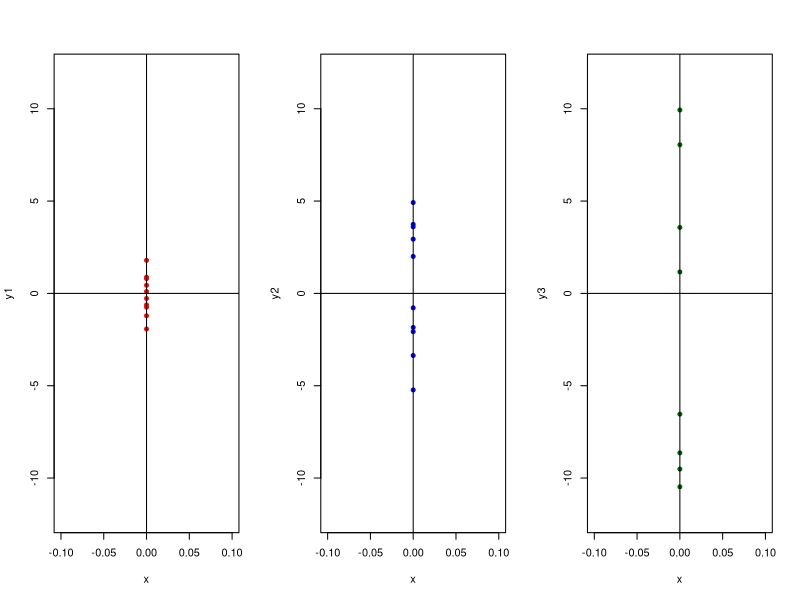
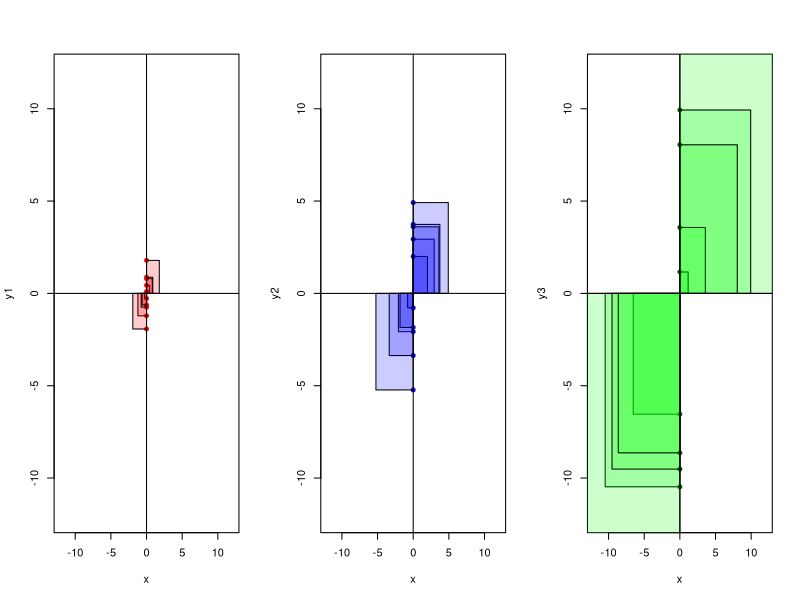
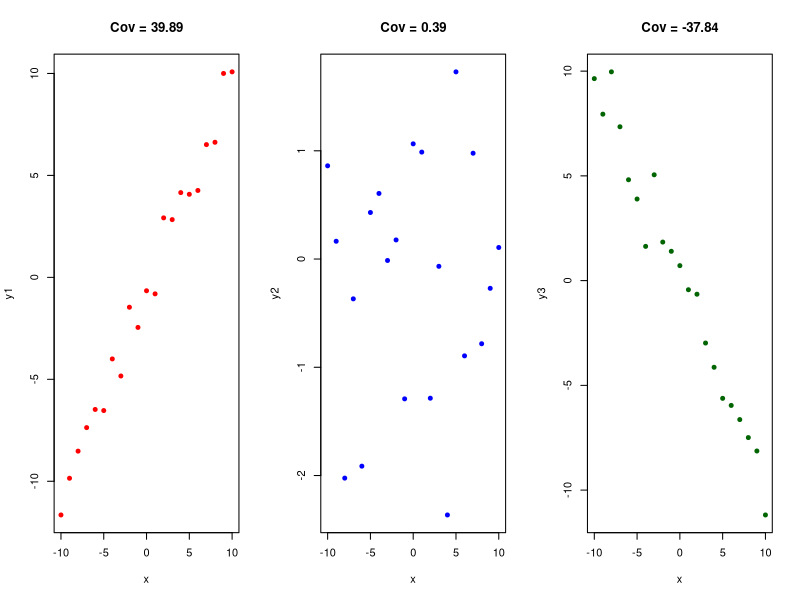
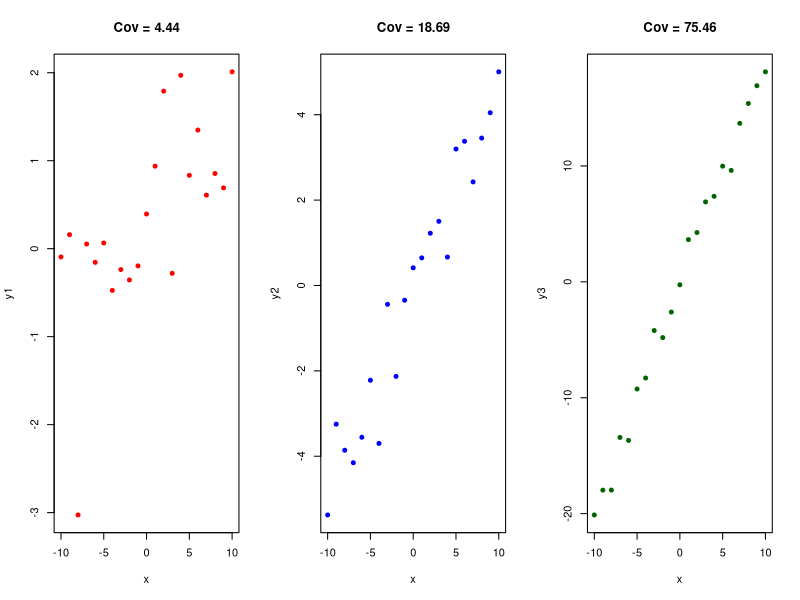
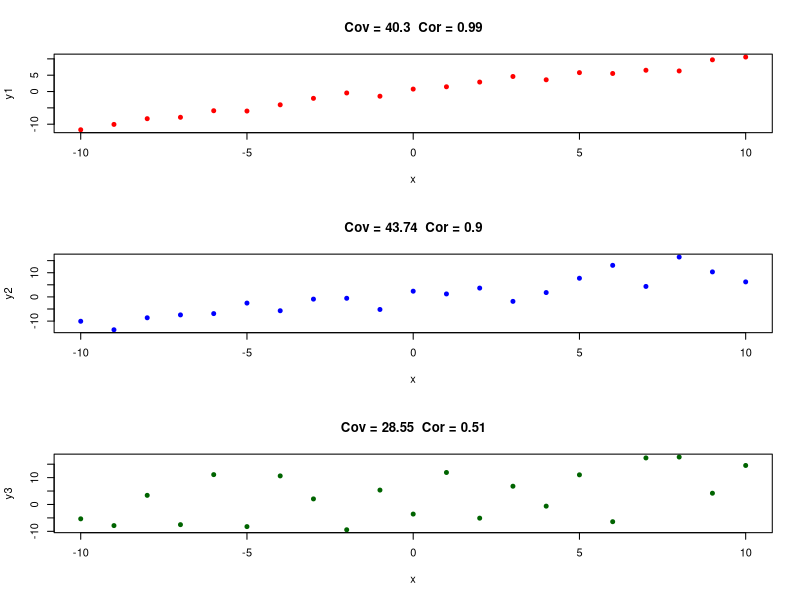

Recreate these plots in R, in order.
# ===== SwS10_complete.R =====


# Stats with Sparrows - 10

# -----------------------------
# Clear the environment & set the directory
# -----------------------------
rm(list=ls()) 

# Create three datasets with different variances (1, 10, 100)
# rnorm() requires sample size, mean, and sd
y1 <- rnorm(10, mean = 0, sd = sqrt(1))
var(y1)

y2 <- rnorm(10, mean = 0, sd = sqrt(10))
var(y2)

y3 <- rnorm(10, mean = 0, sd = sqrt(100))
var(y3)

# Create x variable for plotting
x <- rep(0, 10)

# Create 1x3 plotting window
par(mfrow = c(1, 3))

# Plot three datasets with different variances
plot(x, y1, xlim = c(-0.1, 0.1), ylim = c(-12, 12), pch = 19, cex = 0.8, col = "red")
abline(v = 0); abline(h = 0)

plot(x, y2, xlim = c(-0.1, 0.1), ylim = c(-12, 12), pch = 19, cex = 0.8, col = "blue")
abline(v = 0); abline(h = 0)

plot(x, y3, xlim = c(-0.1, 0.1), ylim = c(-12, 12), pch = 19, cex = 0.8, col = "darkgreen")
abline(v = 0); abline(h = 0)


# ----------------------------------------------------------
# VISUALIZE SUM OF SQUARED DEVIATIONS
# ----------------------------------------------------------

par(mfrow = c(1, 3))

plot(x, y1, xlim = c(-12, 12), ylim = c(-12, 12), pch = 19, cex = 0.8, col = "red")
abline(v = 0); abline(h = 0)
for (i in 1:length(y1)) {
  polygon(x = c(0, 0, y1[i], y1[i]), y = c(0, y1[i], y1[i], 0), col = rgb(1, 0, 0, 0.2))
}

# For y2
plot(x, y2, xlim = c(-12, 12), ylim = c(-12, 12), pch = 19, cex = 0.8, col = "blue")
abline(v = 0); abline(h = 0)
for (i in 1:length(y2)) {
  polygon(x = c(0, 0, y2[i], y2[i]), y = c(0, y2[i], y2[i], 0), col = rgb(0, 0, 1, 0.2))
}

# For y3
plot(x, y3, xlim = c(-12, 12), ylim = c(-12, 12), pch = 19, cex = 0.8, col = "darkgreen")
abline(v = 0); abline(h = 0)
for (i in 1:length(y3)) {
  polygon(x = c(0, 0, y3[i], y3[i]), y = c(0, y3[i], y3[i], 0), col = rgb(0, 1, 0, 0.2))
}


# ----------------------------------------------------------
# COVARIANCE DEMONSTRATION
# ----------------------------------------------------------

rm(list = ls())
par(mfrow = c(1, 3))
x <- c(-10:10)
var(x)

# Positive association
y1 <- x * 1 + rnorm(21, mean = 0, sd = sqrt(1))
cov(x,y1)
plot(x, y1, col = "red", pch = 19, cex = 0.8, main = paste("Cov =", round(cov(x, y1), 2)))

# No association
y2 <- rnorm(21, mean = 0, sd = sqrt(1))
cov(x,y2)
plot(x, y2, col = "blue", pch = 19, cex = 0.8, main = paste("Cov =", round(cov(x, y2), 2)))

# Negative association
y3 <- x * (-1) + rnorm(21, mean = 0, sd = sqrt(1))
cov(x,y3)
plot(x, y3, col = "darkgreen", pch = 19, cex = 0.8, main = paste("Cov =", round(cov(x, y3), 2)))


# ----------------------------------------------------------
# DIFFERENT ASSOCIATION STRENGTHS
# ----------------------------------------------------------

rm(list = ls())
par(mfrow = c(1, 3))
x <- c(-10:10)
var(x)

# Weak association
y1 <- x * 0.1 + rnorm(21, mean = 0, sd = sqrt(1))
plot(x, y1, col = "red", pch = 19, cex = 0.8, main = paste("Cov =", round(cov(x, y1), 2)))

# Medium association
y2 <- x * 0.5 + rnorm(21, mean = 0, sd = sqrt(1))
plot(x, y2, col = "blue", pch = 19, cex = 0.8, main = paste("Cov =", round(cov(x, y2), 2)))

# Strong association
y3 <- x * 2 + rnorm(21, mean = 0, sd = sqrt(1))
plot(x, y3, col = "darkgreen", pch = 19, cex = 0.8, main = paste("Cov =", round(cov(x, y3), 2)))


# ----------------------------------------------------------
# CORRELATION VS COVARIANCE
# ----------------------------------------------------------

cov(x, y1)
cor(x, y1)

cov(x, y2)
cor(x, y2)

cov(x, y3)
cor(x, y3)


# ----------------------------------------------------------
# VARIANCE IN Y EFFECT ON CORRELATION
# ----------------------------------------------------------

rm(list = ls())
par(mfrow = c(3, 1))
x <- c(-10:10)
var(x)

# Low variance in y
y1 <- x * 1 + rnorm(21, mean = 0, sd = sqrt(1))
plot(x, y1, col = "red", pch = 19, cex = 0.8,
     main = paste("Cov =", round(cov(x, y1), 2), " Cor =", round(cor(x, y1), 2)))

# Medium variance in y
y2 <- x * 1 + rnorm(21, mean = 0, sd = sqrt(10))
plot(x, y2, col = "blue", pch = 19, cex = 0.8,
     main = paste("Cov =", round(cov(x, y2), 2), " Cor =", round(cor(x, y2), 2)))

# High variance in y
y3 <- x * 1 + rnorm(21, mean = 0, sd = sqrt(100))
plot(x, y3, col = "darkgreen", pch = 19, cex = 0.8,
     main = paste("Cov =", round(cov(x, y3), 2), " Cor =", round(cor(x, y3), 2)))


# ----------------------------------------------------------
# CALCULUS RULES FOR MEAN, VARIANCE, COVARIANCE
# ----------------------------------------------------------

# Rules for Mean
rm(list = ls())

# 1) Mean of a constant
mean(4)

# 2) Adding a constant shifts the mean by that constant
y <- c(-3, 5, 8, -2)
mean(y + 4)
mean(y) + 4

# 3) Multiplying by a constant scales the mean
mean(y * 4)
mean(y) * 4

# 4) Mean of a sum = sum of the means
y1 <- runif(4)
mean(y1 + y)
mean(y1) + mean(y)


# Rules for Variance
# 1) Variance of a constant = 0
a <- c(4, 4, 4, 4)
var(a)

# 2) Adding a constant does not change variance
var(y + 4)

# 3) Multiplying by constant squares variance
var(y * 2)
var(y * 4)

# 4) Variance of sum of independent variables = sum of variances
y2 <- c(-2, -10, 20, 18)
var(y + y2)
var(y) + var(y2)


# Rules for Covariance
rm(list = ls())

# 1) Covariance of two constants = 0
a <- rep(4, 10); b <- rep(6, 10)
cov(a, b)

# 2) Covariance of independent variables ~ 0
x <- runif(10); y <- runif(10)
cov(x, y)

# 3) Covariance is symmetric
cov(y, x)

# 4) Covariance with a constant = 0
a <- rep(4, 10)
cov(x, a)

# 5) Adding constant doesn’t change covariance
cov(x + 5, y)

# 6) Multiplying scales covariance
cov(x * 2, y)

# 7) Cov(x + y, z) = Cov(x, z) + Cov(y, z)
z <- x * 0.4 + 0.1 * runif(10)
cov(x + y, z)
cov(x, z) + cov(y, z)
